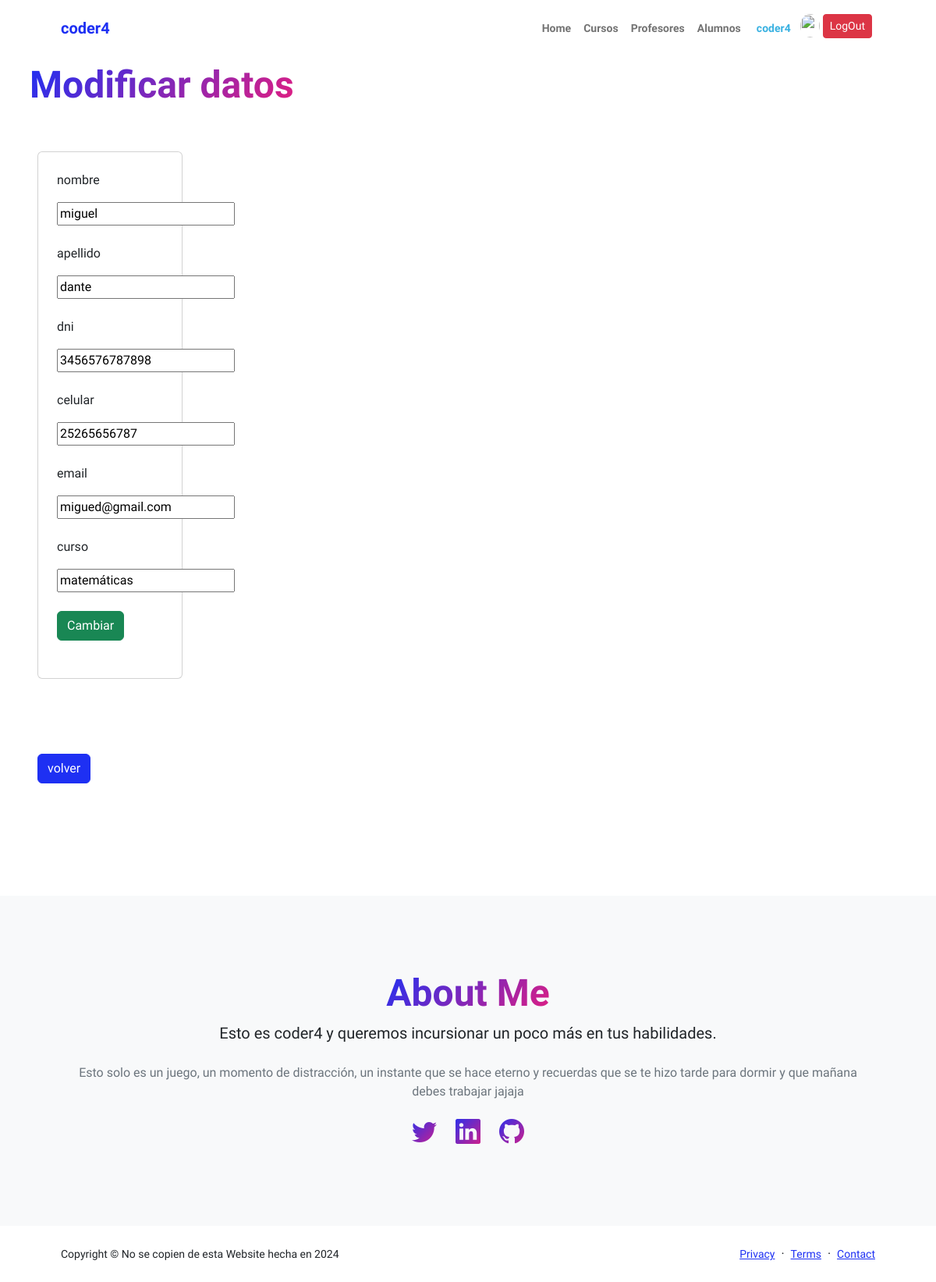
Page /AppCoderH/edita_profesor/12 (signed in) on the committed database.
### AppCoderH/models.py (models this page shows, shortened)
class Profesor(models.Model):
    nombre = models.CharField(max_length=40)
    apellido = models.CharField(max_length=40)
    dni = models.IntegerField()
    celular = models.CharField(max_length=15)
    email = models.EmailField()
    curso = models.CharField(max_length=40)

### AppCoderH/views.py (the view)
# urls.py: path("edita_profesor/<int:id>", views.edita_profesor, name="edita_profesor"),
@login_required
def edita_profesor(request, id):
    avatares = Avatar.objects.filter(user=request.user.id)
    profesor = Profesor.objects.get(id=id)
    if request.method == "POST":
        mi_formulario_profe = Profesor_formulario(request.POST)
        if mi_formulario_profe.is_valid():
            datos = mi_formulario_profe.cleaned_data
            profesor.nombre = datos["nombre"]
            profesor.apellido = datos["apellido"]
            profesor.dni = datos["dni"]
            profesor.celular = datos["celular"]
            profesor.email = datos["email"]
            profesor.curso = datos["curso"]
            profesor.save()
            messages.success(request, "modificado correctamente")
            profesor = Profesor.objects.all()
            return render(request, "ver_profesores.html", {"profesores":profesor, "url":avatares[0].imagen.url if avatares.exists () else None})
    else:
        mi_formulario_profe = Profesor_formulario(initial={"nombre":profesor.nombre, "apellido":profesor.apellido, "dni":profesor.dni, "celular":profesor.celular, "email":profesor.email, "curso":profesor.curso})
    return render(request, "edita_profesor.html", {"mi_formulario_profe":mi_formulario_profe, "profesor":profesor, "url":avatares[0].imagen.url if avatares.exists () else None})

### AppCoderH/forms.py
class Profesor_formulario(forms.Form):
    nombre = forms.CharField(max_length=40)
    apellido = forms.CharField(max_length=40)
    dni = forms.IntegerField()
    celular = forms.CharField(max_length=15)
    email = forms.EmailField()
    curso = forms.CharField(max_length=40)

### AppCoderH/templates/edita_profesor.html (shortened to what this page needs)
{% extends 'padre.html' %}
{% load static %}
{% block contenido %}
    <main>
        <section>
            <div class="container px-2 my-2">
                <div>
                    <h1 class="display-5 fw-bolder mb-0"><span class="text-gradient d-inline">Modificar datos</span></h1>
                </div>
            </div>
        </section>
        <div class="row">
            <div class="col-sm-12 col-md-8 col-lg-3 col-xl-3">
                <div class="container px-5 my-5">
                    <div class="card">
                        <div class="container px-2 my-2">
                            <div class="card-body">
                                <form action="{% url 'edita_profesor' profesor.id %}" method="POST">
                                    <p>nombre</p>
                                    {{mi_formulario_profe.nombre}}
                                    <div><br></div>
                                    <p>apellido</p>
                                    {{mi_formulario_profe.apellido}}
                                    <div><br></div>
                                    <p>dni</p>
                                    {{mi_formulario_profe.dni}}
                                    <div><br></div>
                                    <p>celular</p>
                                    {{mi_formulario_profe.celular}}
                                    <div><br></div>
                                    <p>email</p>
                                    {{mi_formulario_profe.email}}
                                    <div><br></div>
                                    <p>curso</p>
                                    {{mi_formulario_profe.curso}}
                                    <div><br></div>
                                    <button type="submit" class="btn btn-success text-white"><a href="{% url 'profesores' %}"></a>Cambiar</button>
                                    <div><br></div>
                                </form>
                            </div>
                        </div>
                    </div>
                </div>
            </div>
        </div>
        <div class="col-sm-12 col-md-8 col-lg-3 col-xl-3">
            <div class="container px-5 my-5">
                <a href="{% url 'profesores' %}" class="btn btn-primary">volver</a>
            </div>
        </div>
        <div><br></div>
    </main>
{% endblock %}

### AppCoderH/templates/padre.html (shortened to what this page needs)
<!DOCTYPE html>
<html lang="en">
    <head>
        {% load static %}
        <link href="https://cdn.jsdelivr.net/npm/bootstrap-icons@1.8.1/font/bootstrap-icons.css" rel="stylesheet" />
        <link href="{% static 'AppCoderH/css/styles.css' %}" rel="stylesheet" />
    </head>
    <body class="d-flex flex-column h-100">
    <nav class="navbar navbar-expand-lg navbar-light bg-white py-3">
        <div class="container px-5">
            <a class="navbar-brand" href="{% url 'home' %}"><span class="fw-bolder text-primary">coder4</span></a>
            <div class="collapse navbar-collapse" id="navbarSupportedContent">
                <ul class="navbar-nav ml-auto ms-auto mb-2 mb-lg-0 small fw-bolder">
                    <li class="nav-item"><a class="nav-link" href="{% url 'home' %}">Home</a></li>
                    <li class="nav-item"><a class="nav-link" href="{% url 'cursos' %}">Cursos</a></li>
                    <li class="nav-item"><a class="nav-link" href="{% url 'profesores' %}">Profesores</a></li>
                    <li class="nav-item"><a class="nav-link" href="{% url 'alumnos' %}">Alumnos</a></li>
                    {% if request.user.is_authenticated %}
                    <li class="nav-item mx-1"><a class="nav-link" href="#!" style="color: #39b1e1">{{user.username}}</a></li>
                    <img src="{{url}}" class="rounded-circle" width="25px" height="30px">
                    <li class="nav-item mx-1">
                        <form method="post" action="{% url 'Logout' %}">
                            <button type="submit" class="btn btn-danger btn-sm">LogOut</button>
                        </form>
                    </li>
                    {% endif %}
                </ul>
            </div>
        </div>
    </nav>
        {% block contenido %}
        {% endblock %}
    <div><br/><br/><br/></div>
    </body>
    <section class="bg-light py-5">
        <div class="container px-5">
            <div class="row gx-5 justify-content-center">
                <div class="col-xxl-8">
                    <div class="text-center my-5">
                        <h2 class="display-5 fw-bolder"><span class="text-gradient d-inline">About Me</span></h2>
                        <p class="lead fw-light mb-4">Esto es <b>coder4</b> y queremos incursionar un poco más en tus habilidades.</p>
                        <p class="text-muted">Esto solo es un juego, un momento de distracción, un instante que se hace eterno y recuerdas que se te hizo tarde para dormir y que mañana debes trabajar jajaja</p>
                        <div class="d-flex justify-content-center fs-2 gap-4">
                            <a class="text-gradient" href="#!"><i class="bi bi-twitter"></i></a>
                            <a class="text-gradient" href="#!"><i class="bi bi-linkedin"></i></a>
                            <a class="text-gradient" href="#!"><i class="bi bi-github"></i></a>
                        </div>
                    </div>
                </div>
            </div>
        </div>
    </section>
    <footer class="bg-white py-4 mt-auto">
        <div class="container px-5">
            <div class="row align-items-center justify-content-between flex-column flex-sm-row">
                <div class="col-auto"><div class="small m-0">Copyright &copy; No se copien de esta Website hecha en 2024</div></div>
                <div class="col-auto">
                    <a class="small" href="#!">Privacy</a>
                    <span class="mx-1">&middot;</span>
                    <a class="small" href="#!">Terms</a>
                    <span class="mx-1">&middot;</span>
                    <a class="small" href="#!">Contact</a>
                </div>
            </div>
        </div>
    </footer>
</html>

### rows in the picture
Profesor: nombre "miguel", apellido "dante", dni "3456576787898", celular "25265656787", email "migued@gmail.com", curso "matemáticas"

### other values in the picture
{{ user.username }} "coder4"
